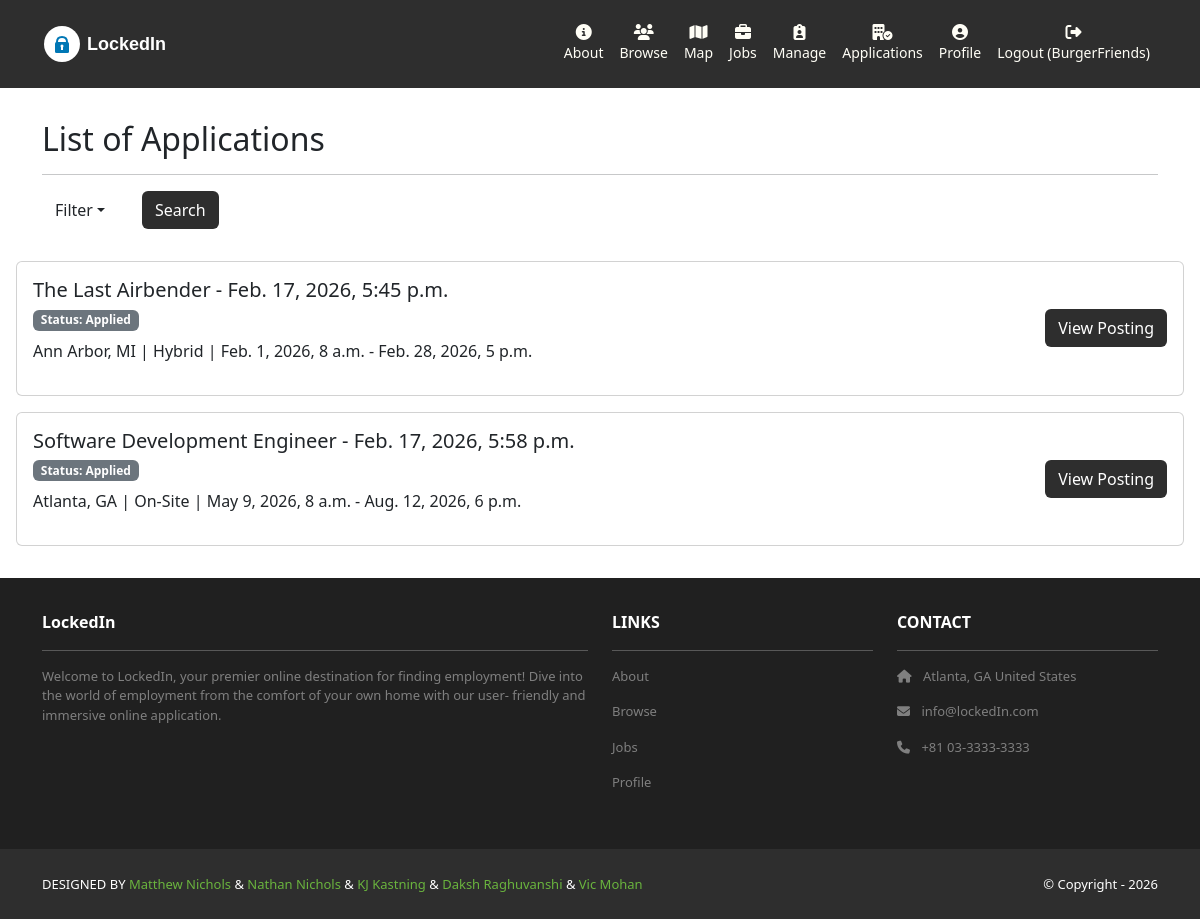
The page /jobs/applications/ (signed in) on the database its author committed.
### jobs/models.py (models this page shows, shortened)
class Application(models.Model):
    class ApplicationChoices(models.TextChoices):
        APPLIED = "AP", "Applied"
        REVIEW = "RE", "Review"
        INTERVIEW = "IN", "Interview"
        OFFER = "OF", "Offer"
        CLOSED = "CL", "Closed"
    user = models.ForeignKey(User, on_delete=models.CASCADE)
    job = models.ForeignKey(Job, on_delete=models.CASCADE)
    date = models.DateTimeField(auto_now_add="true")
    status = models.CharField(
        max_length = 2,
        choices=ApplicationChoices.choices,
        default=ApplicationChoices.APPLIED)
    note = models.CharField(blank=True, max_length = 150)
    class Meta:
        constraints = [
            models.UniqueConstraint(
                fields=['user', 'job'],
                name="single_application_per_user",
                violation_error_message="User has already applied to this job."
            )
        ]

class Job(models.Model):
    CLASSIFICATION_CHOICES = [
        ('Remote', 'remote'),
        ('Hybrid', 'hybrid'),
        ('On-Site', 'on-site'),
    ]
    id = models.AutoField(primary_key=True)
    created_at = models.DateTimeField(auto_now_add=True)
    title = models.CharField(help_text="What is the job title?", max_length = 255)
    start_date = models.DateTimeField()
    end_date = models.DateTimeField(blank=True, null=True)
    description = models.TextField()
    recruiter = models.ForeignKey(User, on_delete=models.CASCADE)
    skills = models.TextField(help_text="Required skills(E.g: Project Management, Agile Methodologies, etc.)")
    salary_upper = models.IntegerField()
    salary_lower = models.IntegerField()
    location = models.CharField(help_text="Work location. Can accept address, city/state, etc.", max_length = 255)
    latitude = models.FloatField(null=True)     # determined automatically using geopy, otherwise null
    longitude = models.FloatField(null=True)    # determined automatically using geopy, otherwise null
    classification = models.CharField(help_text="E.g: On-Site, Hybrid, Remote", max_length = 255, choices=CLASSIFICATION_CHOICES)
    isSponsoring = models.BooleanField(help_text="True: for OPT/CPT, F-1, J-1, etc., False: US citizens/Green Card holders")

### jobs/views.py (the view)
# urls.py: path('applications/', views.applications, name="jobs.applications"),
@login_required
def applications(request):
    applications = Application.objects.filter(user=request.user)
    status = request.GET.get('status','').strip()
    if len(status) > 0:
        applications = applications.filter(status=status)
    template_data = {}
    template_data["apps"] = applications
    template_data["status_choices"] = Application.ApplicationChoices.choices
    return render(request, 'jobs/applications.html',
                  {'template_data': template_data})

### jobs/templates/jobs/applications.html (shortened to what this page needs)
{% extends 'base.html'%}
{% block content %}
<div class="p-3">
  <div class="container">
    <div class="row mt-3">
      <div class="col mx-auto mb-3">
        <h2>List of Applications</h2>
        <hr />
        <p class="card-text">
          <form method="GET">
            <div class="row">
              <div class="col-auto">
                <div class="dropdown">
                    <button class="btn btn-dark-outline dropdown-toggle" data-bs-toggle="dropdown" type="button">Filter</button>
                </div>
              </div>
              <div class="col-auto">
                <button class="btn bg-dark text-white" type="submit">Search</button>
              </div>
            </div>
          </form>
        </p>
     </div>
      </div>
    </div>
    <div class="col">
      {% for app in template_data.apps %}
      <div class="col-12 mb-3">
        <div class="card w-100">
          <div class="card-body d-flex justify-content-between align-items-center">
            <div>
                <h5 class="mb-1">{{app.job.title}} - {{app.date}}</h5>
                <div class="mb-2">
                  <span class="badge
                    {% if app.status == 'AP' %}bg-secondary
                    {% elif app.status == 'RE' %}bg-primary
                    {% elif app.status == 'IN' %}bg-warning text-dark
                    {% elif app.status == 'OF' %}bg-success
                    {% elif app.status == 'CL' %}bg-danger
                    {% endif %}">
                    Status: {{ app.get_status_display }}
                  </span>
                </div>
                <p>
                    {{app.job.location}} | {{app.job.classification}} | {{app.job.start_date}} - {{app.job.end_date}}
                </p>
            </div>
            <a href="{% url 'jobs.listing' id=app.job.id %}"
              class="btn bg-dark text-white">
              View Posting
            </a>
          </div>
        </div>
      </div>
      {% endfor %}
    </div>
  </div>
</div>
{% endblock content %}

### lockedin/templates/base.html (shortened to what this page needs)
<!DOCTYPE html>
<html>
  {% load static %}
  <head>
    <link href=
      "https://cdn.jsdelivr.net/npm/bootstrap@5.3.3/dist/css/bootstrap.min.css" rel="stylesheet"
>
    <link rel= "stylesheet"  href= "https://cdnjs.cloudflare.com/ajax/libs/font-awesome/6.1.1/css/all.min.css">
    <link rel="stylesheet" type="text/css"
        href="{% static 'css/style.css' %}">
  </head>
  <body>
    <nav class="p-3 navbar navbar-dark bg-dark
         navbar-expand-lg">
      <div class="container">
        <a class="navbar-brand"
           href="{% url 'home.index' %}">
          <svg width="180" height="40" viewBox="0 0 180 40" xmlns="http://www.w3.org/2000/svg">
            <text x="45" y="26" font-family="Arial, sans-serif" font-size="18" font-weight="700" fill="#ffffff">LockedIn</text>
          </svg>
        </a>
        <div class="navbar-nav ms-auto navbar-ml">
            <a class="nav-link text-center" href="{% url 'home.about' %}">
              <i class="fa-solid fa-circle-info d-block"></i>
              <small>About</small></a>
            <a class="nav-link text-center" href="{% url 'profiles.list' %}">
              <i class="fas fa-users d-block"></i>
              <small>Browse</small>
            </a>
            {% if user.is_authenticated %}
                <a class="nav-link text-center" href="{% url 'jobs.map' %}">
                  <i class="fa-solid fa-map d-block"></i>
                  <small>Map</small>
                </a>
                <a class="nav-link text-center" href="{% url 'jobs.index' %}">
                  <i class="fa-solid fa-briefcase d-block"></i>
                  <small>Jobs</small>
                </a>
                {% if user.profile.role == 'recruiter' %}
                  <a class="nav-link text-center" href="{% url 'jobs.recruiter_dashboard' %}">
                    <i class="fa-solid fa-clipboard-user d-block"></i>
                    <small>Manage</small>
                  </a>
                {% endif %}
                <a class="nav-link text-center" href="{% url 'jobs.applications' %}">
                  <i class="fa-solid fa-building-circle-check d-block"></i>
                  <small>Applications</small>
                </a>
                <a class="nav-link text-center" href="{% url 'profiles.my_profile' %}">
                  <i class="fas fa-user-circle d-block"></i>
                  <small>Profile</small>
                </a>
                <a class="nav-link text-center" href="{% url 'accounts.logout' %}">
                  <i class="fa-solid fa-right-from-bracket d-block"></i>
                  <small>Logout ({{ user.username }})</small>
                </a>
            {% endif %}
        </div>
      </div>
    </nav>
    <div>
      {% block content %}
      {% endblock content %}
    <section class="p-3 ms-footer d-none d-md-block">
      <div class="container">
        <div class="row mt-3 text-white">
          <div class="col-md-6 col-lg-6 col-xl-6 mx-auto mb-4">
            <b>LockedIn</b>
            <hr />
            <p>
              Welcome to LockedIn, your premier online
              destination for finding employment!
              Dive into the world of employment from the
              comfort of your own home with our user-
              friendly and immersive online application.
            </p>
          </div>
          <div class="col-md-3 col-lg-3 col-xl-3 mx-auto mb-4">
            <b>LINKS</b>
            <hr />
            <p><a class="nav-link"
              href="{% url 'home.about' %}">
              About
            </a></p>
            <p><a class="nav-link"
              href="{% url 'profiles.list' %}">
              Browse
            </a></p>
            {% if user.is_authenticated %}
            <p><a class="nav-link"
              href="{% url 'home.about' %}">
              Jobs
            </a></p>
            <p><a class="nav-link"
              href="{% url 'profiles.my_profile' %}">
              Profile
            </a></p>
            {% endif %}
          </div>
          <div class="col-md-3 col-lg-3 col-xl-3 mx-auto mb-4">
            <b>CONTACT</b>
            <hr />
            <p><i class="fas fa-home me-2"></i>
              Atlanta, GA United States
            </p>
            <p><i class="fas fa-envelope me-2"></i>
              info@lockedIn.com
            </p>
            <p><i class="fas fa-phone me-2"></i>
              +81 03-3333-3333
            </p>
          </div>
        </div>
      </div>
    </section>
    <section class="p-3 ms-footer-bottom bg-dark">
      <div class="container d-flex
           justify-content-between">
        <div class="me-5 text-white">
          <span>DESIGNED BY
            <a href="https://github.com/StealthyFearZ/lockedin"
            target="_blank">Matthew Nichols</a> &
            <a href="https://github.com/StealthyFearZ/lockedin"
            target="_blank">Nathan Nichols</a> &
            <a href="https://github.com/StealthyFearZ/lockedin"
            target="_blank">KJ Kastning</a> &
            <a href="https://github.com/StealthyFearZ/lockedin"
            target="_blank">Daksh Raghuvanshi</a> &
            <a href="https://github.com/StealthyFearZ/lockedin"
            target="_blank">Vic Mohan</a>
          </span>
        </div>
        <div class="text-white">
          <span>© Copyright - 2026</span>
        </div>
      </div>
    </section>
  </body>
</html>

### lockedin/static/css/style.css (style rules this page uses)
.navbar a.nav-link { color: #FFFEF6 !important; }
.bg-dark { background-color: #2E2E2E !important; }
.ms-footer { background-color: #202020; }
.ms-footer p { color: #7F7F7F; font-size: 13px; }
.ms-footer-bottom span { font-size: 13px; line-height: 38px; }
.ms-footer-bottom a { color: #6ab43e; text-decoration: none; }

### rows shown on the page
Application: job "The Last Airbender", date "Feb. 17, 2026, 5:45 p.m.", status "Applied", job.location "Ann Arbor, MI", job.classification "Hybrid", job.start_date "Feb. 1, 2026, 8 a.m.", job.end_date "Feb. 28, 2026, 5 p.m."
Application: job "Software Development Engineer", date "Feb. 17, 2026, 5:58 p.m.", status "Applied", job.location "Atlanta, GA", job.classification "On-Site", job.start_date "May 9, 2026, 8 a.m.", job.end_date "Aug. 12, 2026, 6 p.m."

### other values the page prints
{{ user.username }} "BurgerFriends"
